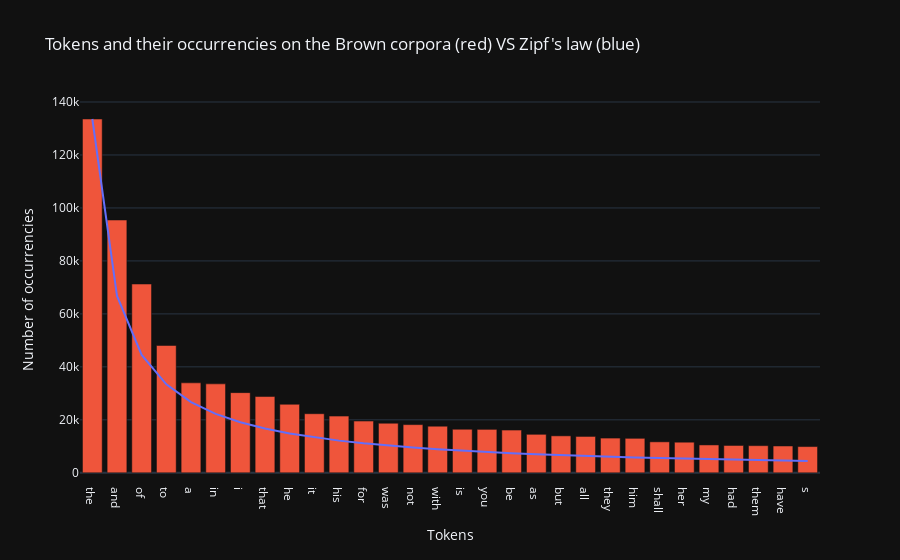

Notebook code for this chart:
### Markdown cell above
Let’s plot the number of occurrences of the most frequent tokens.

### Code cell
# get occurrences of top 30 tokens
top_n = 30
xs, ys = list(zip(*token_counter.most_common(top_n)))

# get zipf values of top 30 occurrences
ys_zipfs = [ys[0]]
for i in range(1, len(ys)):
  new_value = (ys_zipfs[0] / (i + 1))
  ys_zipfs.append(new_value)

# plot
plot_title = "Tokens and their occurrencies on the Brown corpora (red) VS Zipf's law (blue)"
labels = {
  "x": "Tokens",
  "y": "Number of occurrencies"
}
fig = px.line(x=xs, y=ys_zipfs, template="plotly_dark", title=plot_title, labels=labels)
fig.add_bar(x=xs, y=ys)
fig.update_layout(showlegend=False)
fig.show()

### Figure 1 — Plotly figure (JSON) as saved in the notebook; plotly's stock layout.template omitted (floating-point values rounded to 4 significant figures)
{"data": [{"hovertemplate": "Tokens=%{x}<br>Number of occurrencies=%{y}<extra></extra>", "legendgroup": "", "line": {"color": "#636efa", "dash": "solid"}, "marker": {"symbol": "circle"}, "mode": "lines", "name": "", "orientation": "v", "showlegend": false, "type": "scatter", "x": ["the", "and", "of", "to", "a", "in", "i", "that", "he", "it", "his", "for", "was", "not", "with", "is", "you", "be", "as", "but", "all", "they", "him", "shall", "her", "my", "had", "them", "have", "s"], "xaxis": "x", "y": [133583, 66790.0, 44530.0, 33400.0, 26720.0, 22260.0, 19080.0, 16700.0, 14840.0, 13360.0, 12140.0, 11130.0, 10280.0, 9542.0, 8906.0, 8349.0, 7858.0, 7421.0, 7031.0, 6679.0, 6361.0, 6072.0, 5808.0, 5566.0, 5343.0, 5138.0, 4948.0, 4771.0, 4606.0, 4453.0], "yaxis": "y"}, {"type": "bar", "x": ["the", "and", "of", "to", "a", "in", "i", "that", "he", "it", "his", "for", "was", "not", "with", "is", "you", "be", "as", "but", "all", "they", "him", "shall", "her", "my", "had", "them", "have", "s"], "y": [133583, 95442, 71267, 48057, 33960, 33580, 30265, 28798, 25857, 22303, 21402, 19527, 18715, 18189, 17599, 16435, 16398, 16115, 14528, 13944, 13725, 13104, 13012, 11682, 11552, 10511, 10317, 10245, 10116, 9896]}], "layout": {"legend": {"tracegroupgap": 0}, "showlegend": false, "title": {"text": "Tokens and their occurrencies on the Brown corpora (red) VS Zipf's law (blue)"}, "xaxis": {"anchor": "y", "domain": [0, 1], "title": {"text": "Tokens"}}, "yaxis": {"anchor": "x", "domain": [0, 1], "title": {"text": "Number of occurrencies"}}}}
